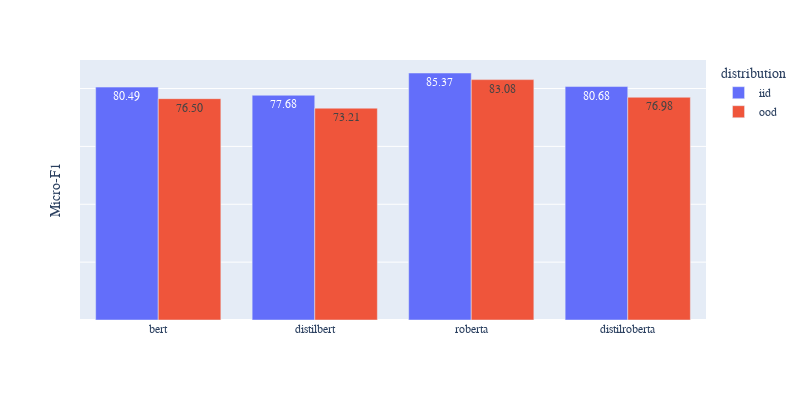

Notebook source saved alongside this figure:
### Code cell
# df = px.data.tips()
fig = px.bar(df_one, x="model", y="macro-f1", text="macro-f1", color="distribution", barmode="group",category_orders={"model": ["bert", "distilbert", "roberta", "distilroberta"]}, width=800, height=400)

fig.update_traces(texttemplate='%{text:.2f}', textposition='inside')
fig.update_layout(
    title={
        'text': "",
        'y':0.98,
        'x':0.48,
        'xanchor': 'center',
        'yanchor': 'top'},
    xaxis_title="",
    yaxis_title="Micro-F1",
    font=dict(
        family="Courier New, monospace",
        size=12,
        # color="RebeccaPurple",
    ), 
    uniformtext_minsize=14
)
fig.update_yaxes(showticklabels=False)
# fig.update_xaxes(tickwidth=20)
fig.show()

### Figure 1 — Plotly figure (JSON) as saved in the notebook; plotly's stock layout.template omitted (floating-point values rounded to 4 significant figures)
{"data": [{"alignmentgroup": "True", "hovertemplate": "distribution=iid<br>model=%{x}<br>macro-f1=%{text}<extra></extra>", "legendgroup": "iid", "marker": {"color": "#636efa"}, "name": "iid", "offsetgroup": "iid", "orientation": "v", "showlegend": true, "text": [80.49, 77.68, 80.68, 85.37], "textposition": "inside", "texttemplate": "%{text:.2f}", "type": "bar", "x": ["bert", "distilbert", "distilroberta", "roberta"], "xaxis": "x", "y": [80.49, 77.68, 80.68, 85.37], "yaxis": "y"}, {"alignmentgroup": "True", "hovertemplate": "distribution=ood<br>model=%{x}<br>macro-f1=%{text}<extra></extra>", "legendgroup": "ood", "marker": {"color": "#EF553B"}, "name": "ood", "offsetgroup": "ood", "orientation": "v", "showlegend": true, "text": [76.5, 73.21, 76.98, 83.08], "textposition": "inside", "texttemplate": "%{text:.2f}", "type": "bar", "x": ["bert", "distilbert", "distilroberta", "roberta"], "xaxis": "x", "y": [76.5, 73.21, 76.98, 83.08], "yaxis": "y"}], "layout": {"barmode": "group", "font": {"family": "Courier New, monospace", "size": 12}, "height": 400, "legend": {"title": {"text": "distribution"}, "tracegroupgap": 0}, "margin": {"t": 60}, "title": {"text": "", "x": 0.48, "xanchor": "center", "y": 0.98, "yanchor": "top"}, "uniformtext": {"minsize": 14}, "width": 800, "xaxis": {"anchor": "y", "categoryarray": ["bert", "distilbert", "roberta", "distilroberta"], "categoryorder": "array", "domain": [0, 1], "title": {"text": ""}}, "yaxis": {"anchor": "x", "domain": [0, 1], "showticklabels": false, "title": {"text": "Micro-F1"}}}}
